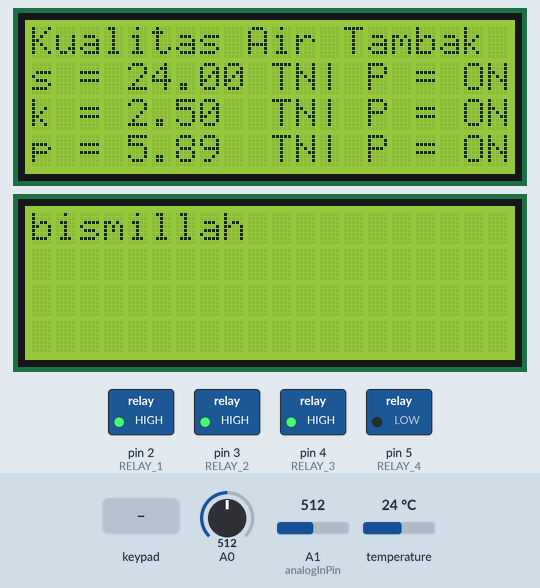
Recording of a sketch running on a simulated Arduino Mega 2560, built with avr-gcc and run on an emulated ATmega2560. Shown: 2 × 20×4 character LCD, switched loads named in the sketch (green lamp = pin HIGH). The test bench sets the inputs (shaded band); at power-on: A0 = 512, temperature 24 °C, A1 (analogInPin) = 512. WiFi joins after 1.5 s; servers stay silent unless stated; what the sketch prints to the serial monitor is not drawn.

Above: at 7.5 s.
7.6 s: A0 set to 598
At 9.4 s:
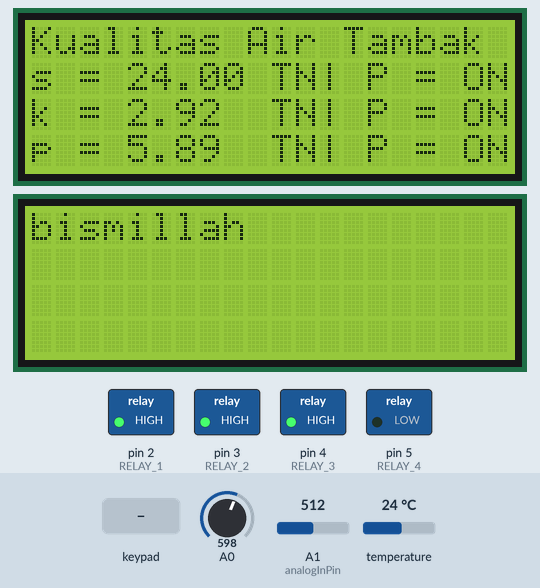
10.0 s: A0 set to 627
At 11.5 s:
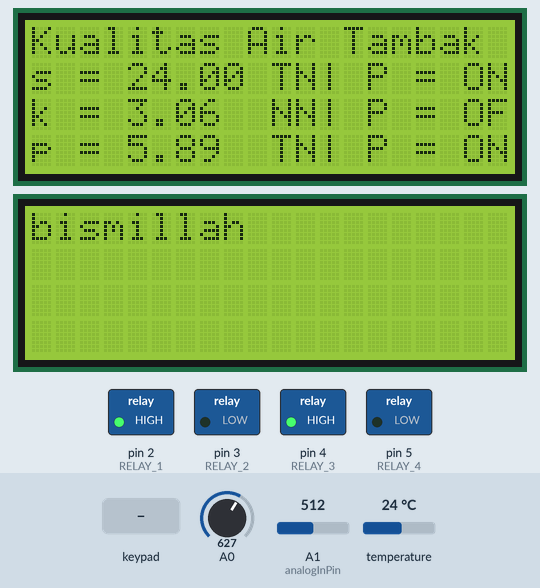
12.3 s: temperature set to 26.1 °C
At 14.2 s:
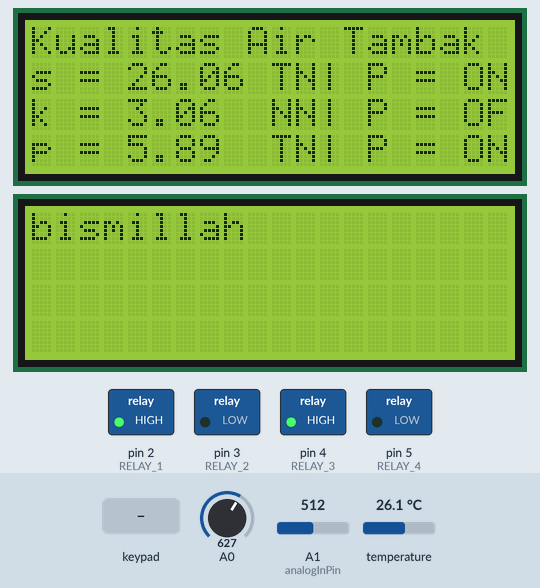
14.5 s: temperature set to 27.8 °C
At 15.7 s:
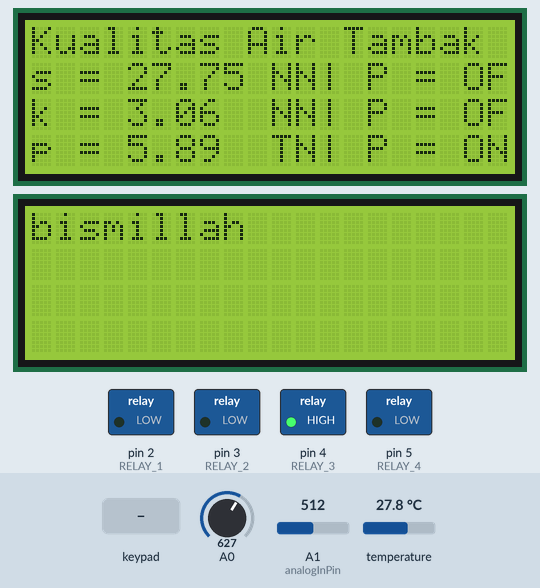
16.8 s: key 'A' pressed
At 17.8 s:
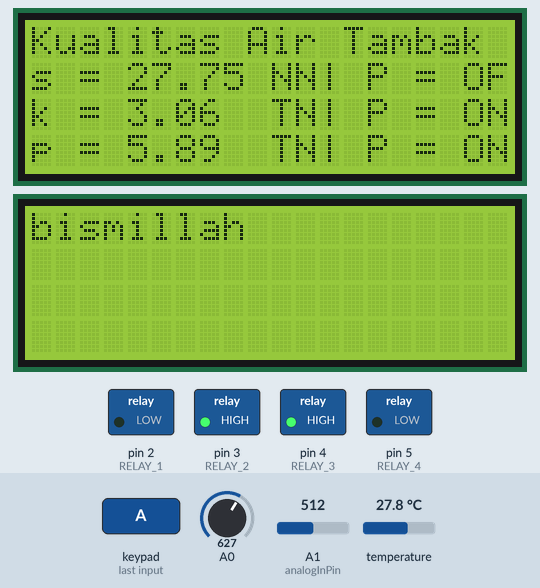
19.0 s: A1 (analogInPin) set to 716
At 21.2 s:
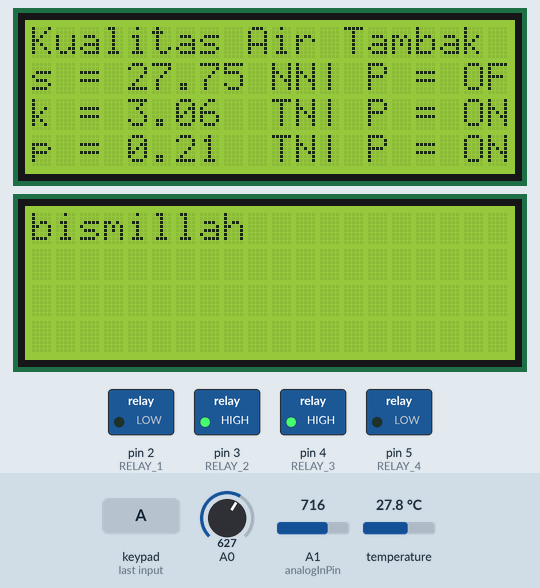
Timing chart, 0 to 22.3 s (numbered marks = the images above; inputs shaded):
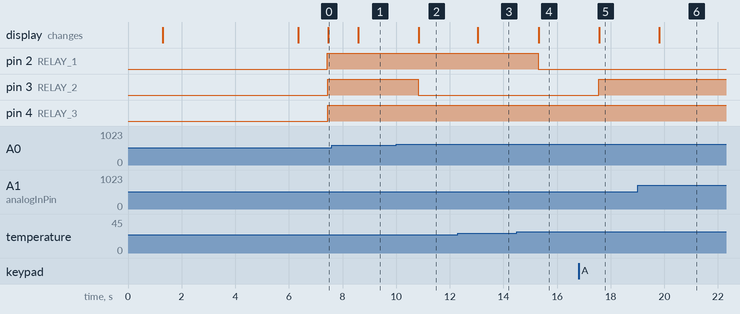

Measured:
- the behaviour switches between 614 and 615 on A0 (found by bisection; images 1 and 2)
- the behaviour switches between 26.9 and 27 °C on temperature (found by bisection; images 3 and 4)
- after the input at 7.6 s, the display: changes after 0.99 s (image 1)
- after the input at 10.0 s, pin 3 (RELAY_2): HIGH → LOW after 0.82 s; the display: changes after 0.84 s (image 2)
- after the input at 12.3 s, the display: changes after 0.74 s (image 3)
- after the input at 14.5 s, pin 2 (RELAY_1): HIGH → LOW after 0.80 s; the display: changes after 0.83 s (image 4)
- after the input at 16.8 s, pin 3 (RELAY_2): LOW → HIGH after 0.75 s; the display: changes after 0.77 s (image 5)
- after the input at 19.0 s, the display: changes after 0.81 s (image 6)

The sketch:

paket_kompilit.ino
```cpp
#include <OneWire.h>
#include <DallasTemperature.h>
#include <LiquidCrystal_I2C.h>
#include <Keypad.h>
#include <Ethernet.h>
LiquidCrystal_I2C lcd(0x27,20,4);
LiquidCrystal_I2C lcd1(0x23,20,4);
byte mac[] = {0xDE, 0xAD, 0xBE, 0xEF, 0xFE, 0xED };
IPAddress ip(192,168,10,2);
char server[] = "192.168.10.1";
EthernetClient client;


//untuk keypad
const byte numRows= 4; //baris pada keypad
const byte numCols= 4; //Kolom pada keypad
char keymap[numRows][numCols]=
{
{'1', '2', '3', 'A'},
{'4', '5', '6', 'B'},
{'7', '8', '9', 'C'},
{'*', '0', '#', 'D'}
};
byte rowPins[numRows]= {39,41,43,45};
byte colPins[numCols]= {47,49,51,53};
Keypad myKeypad= Keypad(makeKeymap(keymap), rowPins, colPins, numRows, numCols);
boolean presentValue = false;

//define relay
#define RELAY_ON 0 //relay off
#define RELAY_OFF 1 //relay off
#define RELAY_1  2   // pin yang digunakan yaitu pin 2
#define RELAY_2  3   // pin yang digunakan yaitu pin 3
#define RELAY_3  4   // pin yang digunakan yaitu pin 4
#define RELAY_4  5   // pin yang digunakan yaitu pin 5

//define ph
const int analogInPin = A1;
int sensorValue = 0;
unsigned long int avgValue;
float b;
int buf[10],temp;


//untuk buzzer
int buzzer=13;


//untuk suhu
int temp_sensor = 6;
float temperature = 0;    //Variable to store the temperature in
float lowerLimit = 27.0;      //define the lower threshold for the temperature
float upperLimit = 32.0;      //define the upper threshold for the temperature

//untuk ph
float minph = 7.6;
float maxph = 7.9;

//untuk kekeruhan
float voltage1 = 0;
float keruh=3.0;

OneWire ourWire(temp_sensor);
DallasTemperature sensors(&ourWire);
long previousMillis = 0;
long interval = 1000;

void setup()
{
digitalWrite(buzzer, 1000);
delay(500);
digitalWrite(buzzer, LOW);
delay(50);
digitalWrite(buzzer, HIGH);
delay(500);
digitalWrite(buzzer, LOW);
delay(50);
//digitalWrite(buzzer, HIGH);
//delay(1000);
//digitalWrite(buzzer, LOW);
//delay(200);

//untuk lcd
lcd.init();                      // initialize the lcd
lcd1.init();
lcd.backlight();
lcd1.backlight();
lcd1.setCursor(0,0);
lcd1.print("bismillah");
lcd.setCursor(0,0);
lcd.print("PROTOTIPE MONITORING");
lcd.setCursor(0,1);
lcd.print("KUALITAS AIR TAMBAK");
lcd.setCursor(3,2);
lcd.print("IKAN KERAPU");
lcd.setCursor(1,3);
lcd.print("BERBASIS ARDUINO");
delay(5000);
lcd.clear();

Serial.begin(9600);
sensors.begin();
//delay(1000);

pinMode(RELAY_1, OUTPUT);
digitalWrite(RELAY_1, RELAY_ON);
pinMode(RELAY_2, OUTPUT);
digitalWrite(RELAY_2, RELAY_ON);
pinMode(RELAY_3, OUTPUT);
digitalWrite(RELAY_3, RELAY_ON);
pinMode(RELAY_4, OUTPUT);
digitalWrite(RELAY_4, RELAY_ON);
//delay(1000);

  lcd.setCursor(0,0);
  lcd.print("Kualitas Air Tambak");
  lcd.setCursor(12,1);
  lcd.print("|");
  lcd.setCursor(12,2);
  lcd.print("|");
  lcd.setCursor(12,3);
  lcd.print("|");
Ethernet.begin(mac, ip);
}

//void buzpanj(){
//  digitalWrite(buzzer, HIGH);
//  delay(1000);
//  digitalWrite(buzzer, LOW);
//  delay(200);
//  digitalWrite(buzzer, HIGH);
//  delay(1000);
//  digitalWrite(buzzer, LOW);
//  delay(200);
//  digitalWrite(buzzer, HIGH);
//  delay(1000);
//  digitalWrite(buzzer, LOW);
//  delay(200);
// }
//
//void buzpend(){
//  digitalWrite(buzzer, HIGH);
//  delay(500);
//  digitalWrite(buzzer, LOW);
//  delay(200);
//  digitalWrite(buzzer, HIGH);
//  delay(500);
//  digitalWrite(buzzer, LOW);
//  delay(200);
//  digitalWrite(buzzer, HIGH);
//  delay(500);
//  digitalWrite(buzzer, LOW);
//  delay(200);
//  }


void gantidata(){
  char key = myKeypad.getKey();
  if (key != NO_KEY && (key=='1')){
    if (presentValue != true){
    lowerLimit = lowerLimit - 0.1;
    Serial.println(lowerLimit);
    }
  }else if (key != NO_KEY && (key=='2')){
    if (presentValue != true){
    lowerLimit = lowerLimit + 0.1;
    Serial.println(lowerLimit);
    }
  }
  else if (key != NO_KEY && (key=='4')){
    if (presentValue != true){
    upperLimit = upperLimit - 0.1;
    Serial.println(upperLimit);
    }
  }
  else if (key != NO_KEY && (key=='5')){
    if (presentValue != true){
    upperLimit = upperLimit + 0.1;
    Serial.println(upperLimit);
    }
  }
  else if (key != NO_KEY && (key=='7')){
    if (presentValue != true){
    minph = minph - 0.1;
    Serial.println(minph);
    }
  }
   else if (key != NO_KEY && (key=='8')){
    if (presentValue != true){
    minph = minph + 0.1;
    Serial.println(minph);
    }
  }
   else if (key != NO_KEY && (key=='*')){
    if (presentValue != true){
    maxph = maxph - 0.1;
    Serial.println(maxph);
    }
  }
   else if (key != NO_KEY && (key=='0')){
    if (presentValue != true){
    maxph = maxph + 0.1;
    Serial.println(maxph);
    }
  }
   else if (key != NO_KEY && (key=='3')){
    if (keruh != true){
    keruh = keruh - 0.1;
    Serial.println(keruh);
    }
  }
   else if (key != NO_KEY && (key=='A')){
    if (keruh != true){
    keruh = keruh + 0.1;
    Serial.println(keruh);
    }
  }
}


void loop()
{

  //cek kondisi suhu
  sensors.requestTemperatures();
  temperature = sensors.getTempCByIndex(0);
  if (client.connect(server, 80)) {
    client.print("GET /data/write_data_suhu.php?"); // This
    client.print("value="); // This
    client.print(temperature); // And this is what we did in the testing section above. We are making a GET request just like we would from our browser but now with live data from the sensor
    client.println(" HTTP/1.1"); // Part of the GET request
    client.println("Host: 192.168.10.1"); // IMPORTANT: If you are using XAMPP you will have to find out the IP address of your computer and put it here (it is explained in previous article). If you have a web page, enter its address (ie.Host: "www.yourwebpage.com")
    client.println("Connection: close"); // Part of the GET request telling the server that we are over transmitting the message
    client.stop();    // Closing connection to server
  }
  //gantidata();
  //cek kondisi kekeruhan
  int sensorValue = analogRead(A0);// read the input on analog pin 0:
  float voltage1 = sensorValue * (5.0 / 1024.0); // Convert the analog reading (which goes from 0 - 1023) to a voltage (0 - 5V):
  gantidata();
  //cek kondisi ph
    for(int i=0;i<10;i++) {
      buf[i]=analogRead(analogInPin);
      delay(10);
     }
        for(int i=0;i<9;i++)
        {
          for(int j=i+1;j<10;j++)
            {
              if(buf[i]>buf[j])
                {
                  temp=buf[i];
                  buf[i]=buf[j];
                  buf[j]=temp;
                }
            }
        }
           avgValue=0;
           for(int i=2;i<8;i++)
           avgValue+=buf[i];
           float pHVol=(float)avgValue*5.0/1024/6;
           float pHValue = -5.70 * pHVol + 21.34 - 1.2;
    gantidata();

   //cetak di lcd
    lcd.setCursor(0,1);
    lcd.print("s = ");
    lcd.print(temperature);
    lcd.setCursor(0,2);
    lcd.print("k = ");
    lcd.print(voltage1);
    lcd.setCursor(0,3);
    lcd.print("p = ");
    lcd.print(pHValue);

  gantidata();
  //penentuan aksi suhu
  if(temperature < lowerLimit){
    digitalWrite(RELAY_1, RELAY_OFF);
    lcd.setCursor(10,1);
    lcd.print("TN");
    lcd.setCursor(14,1);
    lcd.print("P = ON");
    }else
  if(temperature >= lowerLimit && temperature <= upperLimit){
    digitalWrite(RELAY_1, RELAY_ON);
    lcd.setCursor(10,1);
    lcd.print("N");
    lcd.setCursor(14,1);
    lcd.print("P = OF");
    }else
  if(temperature > upperLimit){
  digitalWrite(RELAY_1, RELAY_OFF);
    lcd.setCursor(10,1);
    lcd.print("TN");
    lcd.setCursor(14,1);
    lcd.print("P = ON");
 }
  gantidata();
 //penentuan aksi kekeruhan
 if(voltage1 < keruh){
    digitalWrite(RELAY_2, RELAY_OFF);
    lcd.setCursor(10,2);
    lcd.print("TN");
    lcd.setCursor(14,2);
    lcd.print("P = ON");
    }else {
    digitalWrite(RELAY_2, RELAY_ON);
    lcd.setCursor(10,2);
    lcd.print("N");
    lcd.setCursor(14,2);
    lcd.print("P = OF");
 }

 //gantidata();
  //penentuan aksi pH
  if(pHValue < minph){
    digitalWrite(RELAY_3, RELAY_OFF);
    lcd.setCursor(10,3);
    lcd.print("TN");
    lcd.setCursor(14,3);
    lcd.print("P = ON");
    //buzpend();
    }else
  if(pHValue >= minph && pHValue <= maxph){
    digitalWrite(RELAY_3, RELAY_ON);
    lcd.setCursor(10,3);
    lcd.print("N");
    lcd.setCursor(14,3);
    lcd.print("P = OF");
    }else
  if(temperature > maxph){
    digitalWrite(RELAY_3, RELAY_OFF);
    lcd.setCursor(10,3);
    lcd.print("TN");
    lcd.setCursor(14,3);
    lcd.print("P = ON");
    //buzpend();
    //gantidata();
 }
 gantidata();
}
```
